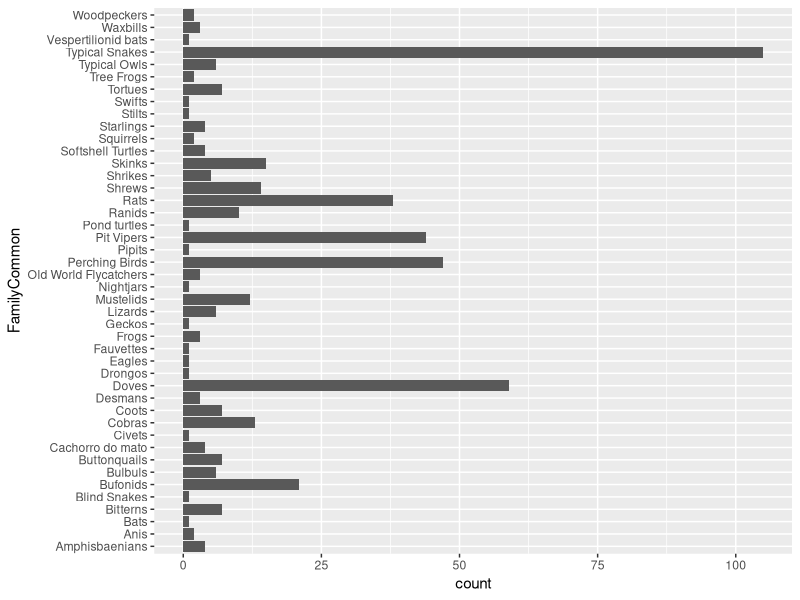
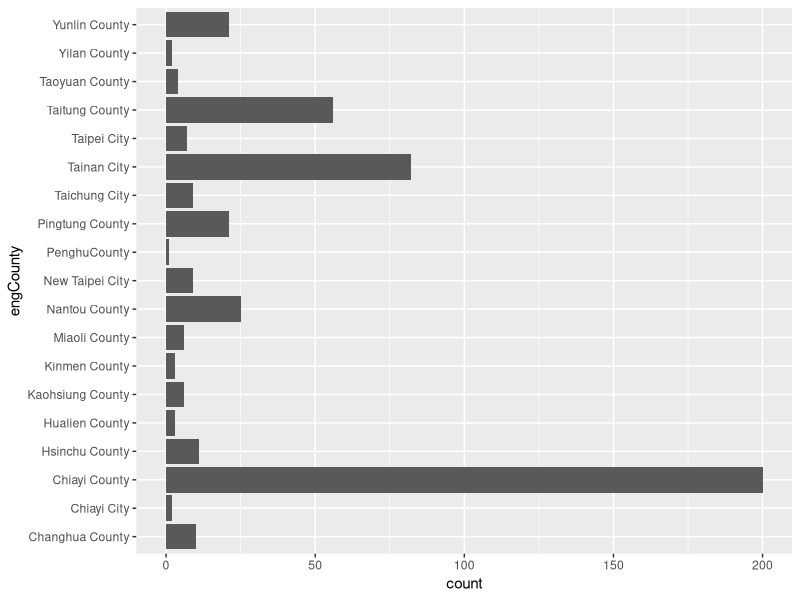
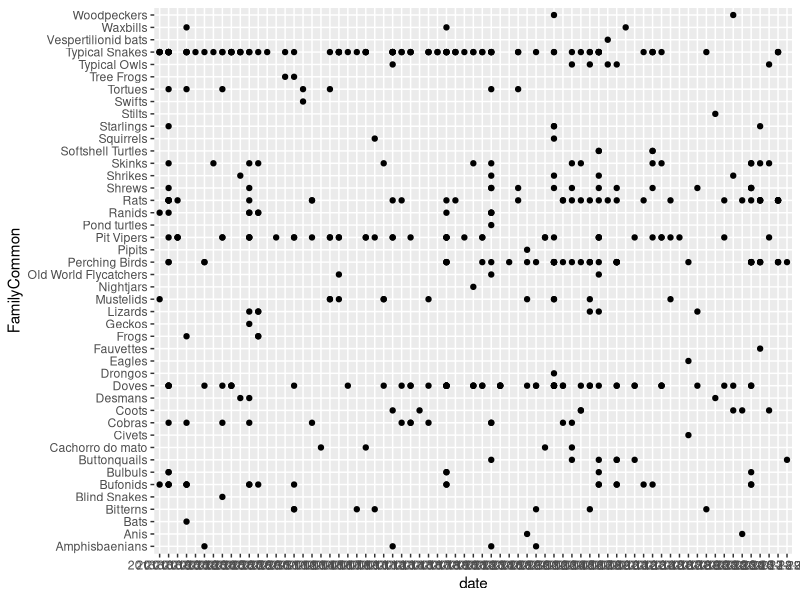
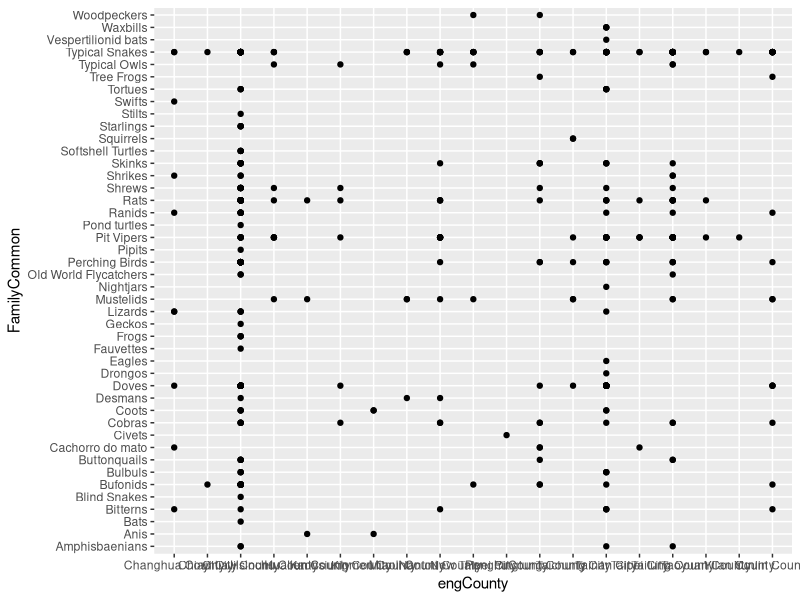
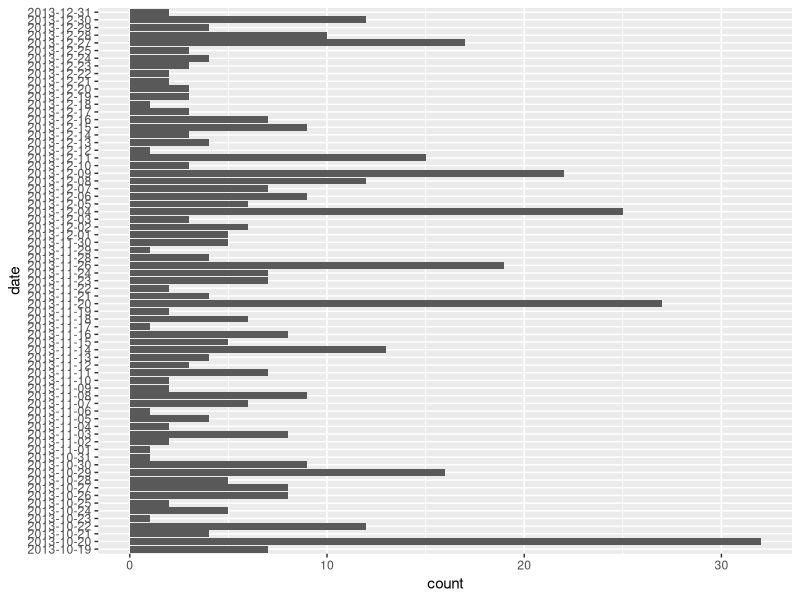

R code for these plots, in order:
## ---- chunk 1
library(plyr)
library(ggplot2)
library(grid)
library(gridExtra)
roadKill <- read.csv("./data/tidyRoadKill.csv")

#Make kill counts vs Family table
factorFamily <- as.factor(roadKill$FamilyCommon)
summaryFamily <- summary(factorFamily)
namesFamily <- levels(factorFamily)
familyCountTable <- data.frame(Family = namesFamily, Counts = summaryFamily, row.names = NULL)

plot1 <- ggplot(data = roadKill, aes(FamilyCommon))
plot1 <- plot1 + geom_bar() + coord_flip()
plot1
plot2 <- ggplot(data = roadKill, aes(engCounty))
plot2 <- plot2 + geom_bar() + coord_flip()
plot2
plot3 <- ggplot(data = roadKill, aes(FamilyCommon, date))
plot3 <- plot3 + geom_point() + coord_flip()
plot3
plot4 <- ggplot(data = roadKill, aes(FamilyCommon, engCounty))
plot4 <- plot4 + geom_point() + coord_flip()
plot4
plot5 <- ggplot(data = roadKill, aes(date))
plot5 <- plot5 + geom_bar() + coord_flip()
plot5

# totalCount by data
